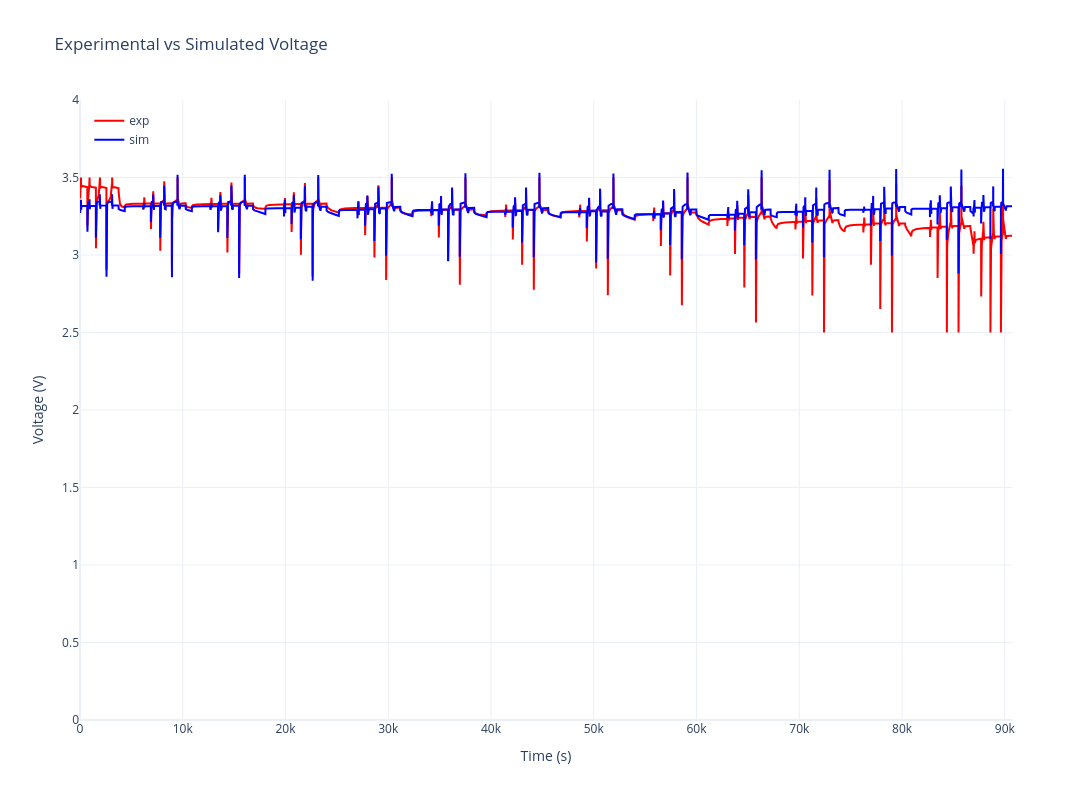

The notebook cell saved with this chart:
### Code cell
import plotly.graph_objects as go

fig = go.Figure()

fig.add_trace(go.Scatter(x=time, y=voltage, 
                         mode='lines', name='exp', line=dict(color='red')))

fig.add_trace(go.Scatter(x=time_sim, y=voltage_sim, 
                         mode='lines', name='sim', line=dict(color='blue')))

fig.update_layout(
    width=1400, height=800,
    title='Experimental vs Simulated Voltage',
    xaxis_title='Time (s)',
    yaxis_title='Voltage (V)',
    yaxis=dict(range=[0, 4]),
    legend=dict(x=0.01, y=0.99),
    template='plotly_white'
)

fig.show()

### Figure 1 — Plotly figure (JSON) as saved in the notebook; plotly's stock layout.template omitted (floating-point values rounded to 4 significant figures; data arrays with more than 128 entries replaced by an {"elided": "..."} marker saying what was removed)
{"data": [{"line": {"color": "red"}, "mode": "lines", "name": "exp", "type": "scatter", "x": {"elided": "55460 float values"}, "y": {"elided": "55460 float values"}}, {"line": {"color": "blue"}, "mode": "lines", "name": "sim", "type": "scatter", "x": {"elided": "55460 float values"}, "y": {"elided": "55460 float values"}}], "layout": {"height": 800, "legend": {"x": 0.01, "y": 0.99}, "title": {"text": "Experimental vs Simulated Voltage"}, "width": 1400, "xaxis": {"title": {"text": "Time (s)"}}, "yaxis": {"range": [0, 4], "title": {"text": "Voltage (V)"}}}}
